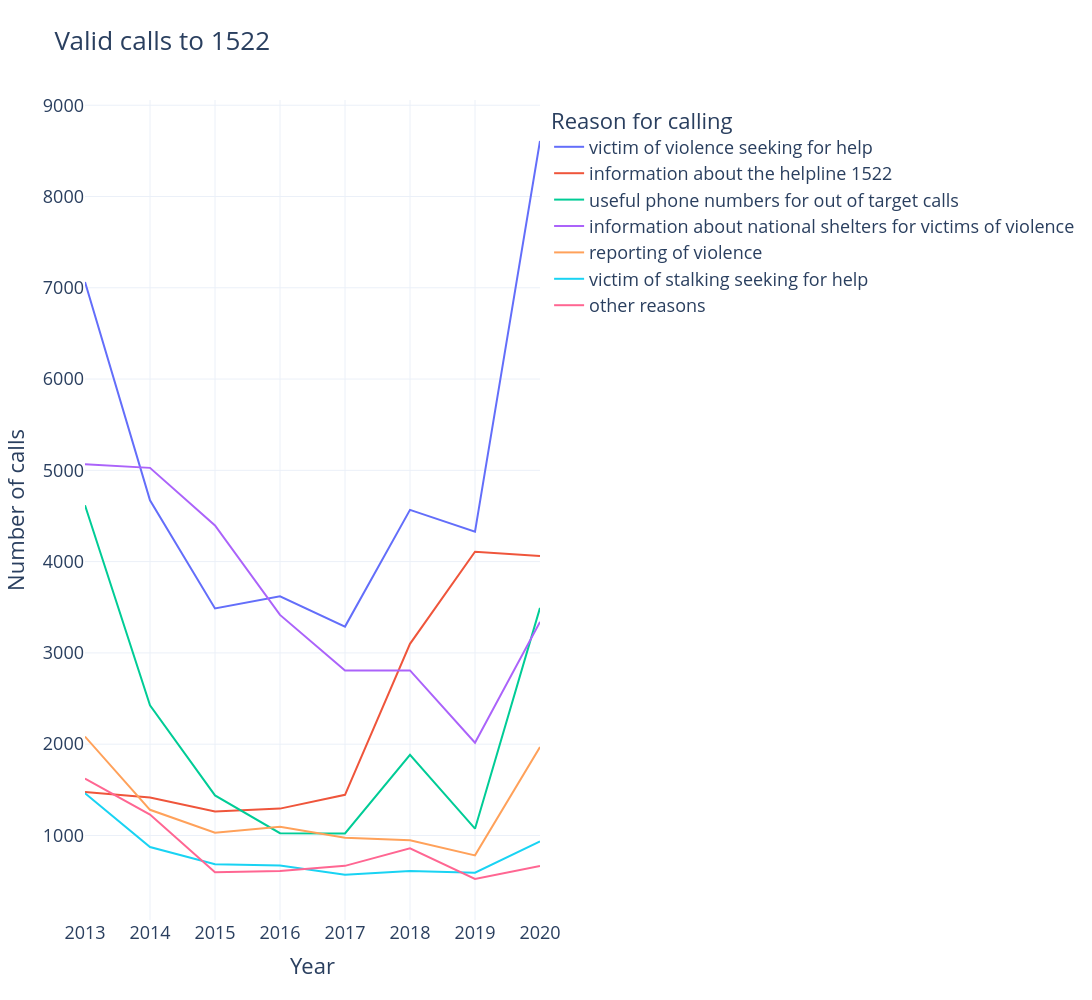

This figure's notebook cell:
### Code cell
validcalls_linechart.update_layout(
    font=dict(size=18),
    title_font=dict(size=26),
    width=1800,
    height=1000
)

### Figure 1 — Plotly figure (JSON) as saved in the notebook; plotly's stock layout.template omitted (floating-point values rounded to 4 significant figures)
{"data": [{"hovertemplate": "Reason for calling=victim of violence seeking for help<br>Year=%{x}<br>Number of calls=%{y}<extra></extra>", "legendgroup": "victim of violence seeking for help", "line": {"color": "#636efa", "dash": "solid"}, "marker": {"symbol": "circle"}, "mode": "lines", "name": "victim of violence seeking for help", "orientation": "v", "showlegend": true, "type": "scatter", "x": ["2013", "2014", "2015", "2016", "2017", "2018", "2019", "2020"], "xaxis": "x", "y": [7064.0, 4672.0, 3487.0, 3620.0, 3288.0, 4567.0, 4329.0, 8608.0], "yaxis": "y"}, {"hovertemplate": "Reason for calling=information about the helpline 1522<br>Year=%{x}<br>Number of calls=%{y}<extra></extra>", "legendgroup": "information about the helpline 1522", "line": {"color": "#EF553B", "dash": "solid"}, "marker": {"symbol": "circle"}, "mode": "lines", "name": "information about the helpline 1522", "orientation": "v", "showlegend": true, "type": "scatter", "x": ["2013", "2014", "2015", "2016", "2017", "2018", "2019", "2020"], "xaxis": "x", "y": [1476.0, 1417.0, 1263.0, 1294.0, 1445.0, 3099.0, 4108.0, 4061.0], "yaxis": "y"}, {"hovertemplate": "Reason for calling=useful phone numbers for out of target calls<br>Year=%{x}<br>Number of calls=%{y}<extra></extra>", "legendgroup": "useful phone numbers for out of target calls", "line": {"color": "#00cc96", "dash": "solid"}, "marker": {"symbol": "circle"}, "mode": "lines", "name": "useful phone numbers for out of target calls", "orientation": "v", "showlegend": true, "type": "scatter", "x": ["2013", "2014", "2015", "2016", "2017", "2018", "2019", "2020"], "xaxis": "x", "y": [4618.0, 2425.0, 1439.0, 1025.0, 1022.0, 1883.0, 1074.0, 3493.0], "yaxis": "y"}, {"hovertemplate": "Reason for calling=information about national shelters for victims of violence<br>Year=%{x}<br>Number of calls=%{y}<extra></extra>", "legendgroup": "information about national shelters for victims of violence", "line": {"color": "#ab63fa", "dash": "solid"}, "marker": {"symbol": "circle"}, "mode": "lines", "name": "information about national shelters for victims of violence", "orientation": "v", "showlegend": true, "type": "scatter", "x": ["2013", "2014", "2015", "2016", "2017", "2018", "2019", "2020"], "xaxis": "x", "y": [5068.0, 5027.0, 4396.0, 3416.0, 2806.0, 2808.0, 2016.0, 3340.0], "yaxis": "y"}, {"hovertemplate": "Reason for calling=reporting of violence<br>Year=%{x}<br>Number of calls=%{y}<extra></extra>", "legendgroup": "reporting of violence", "line": {"color": "#FFA15A", "dash": "solid"}, "marker": {"symbol": "circle"}, "mode": "lines", "name": "reporting of violence", "orientation": "v", "showlegend": true, "type": "scatter", "x": ["2013", "2014", "2015", "2016", "2017", "2018", "2019", "2020"], "xaxis": "x", "y": [2083.0, 1281.0, 1030.0, 1095.0, 975.0, 947.0, 782.0, 1969.0], "yaxis": "y"}, {"hovertemplate": "Reason for calling=victim of stalking seeking for help<br>Year=%{x}<br>Number of calls=%{y}<extra></extra>", "legendgroup": "victim of stalking seeking for help", "line": {"color": "#19d3f3", "dash": "solid"}, "marker": {"symbol": "circle"}, "mode": "lines", "name": "victim of stalking seeking for help", "orientation": "v", "showlegend": true, "type": "scatter", "x": ["2013", "2014", "2015", "2016", "2017", "2018", "2019", "2020"], "xaxis": "x", "y": [1463.0, 873.0, 685.0, 672.0, 569.0, 610.0, 592.0, 934.0], "yaxis": "y"}, {"hovertemplate": "Reason for calling=other reasons<br>Year=%{x}<br>Number of calls=%{y}<extra></extra>", "legendgroup": "other reasons", "line": {"color": "#FF6692", "dash": "solid"}, "marker": {"symbol": "circle"}, "mode": "lines", "name": "other reasons", "orientation": "v", "showlegend": true, "type": "scatter", "x": ["2013", "2014", "2015", "2016", "2017", "2018", "2019", "2020"], "xaxis": "x", "y": [1624.0, 1229.0, 598.0, 610.0, 667.0, 860.0, 523.0, 666.0], "yaxis": "y"}], "layout": {"font": {"size": 18}, "height": 1000, "legend": {"title": {"text": "Reason for calling"}, "tracegroupgap": 0}, "title": {"font": {"size": 26}, "text": "Valid calls to 1522"}, "width": 1800, "xaxis": {"anchor": "y", "domain": [0, 1], "title": {"text": "Year"}}, "yaxis": {"anchor": "x", "domain": [0, 1], "title": {"text": "Number of calls"}}}}
